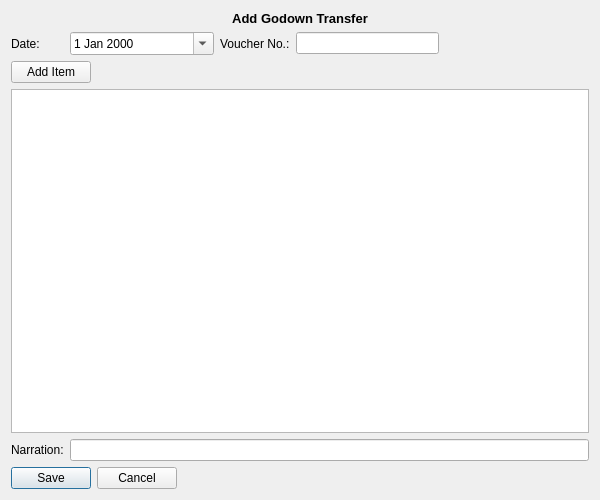
<?xml version="1.0" encoding="UTF-8"?>
<ui version="4.0">
 <class>AddGodownTransfer</class>
 <widget class="QWidget" name="AddGodownTransfer">
  <property name="geometry">
   <rect>
    <x>0</x>
    <y>0</y>
    <width>600</width>
    <height>500</height>
   </rect>
  </property>
  <property name="windowTitle">
   <string>Form</string>
  </property>
  <layout class="QGridLayout" name="gridLayout" columnstretch="0,1,0,1,1">
   <item row="0" column="0" colspan="5">
    <widget class="QLabel" name="titleLabel">
     <property name="font">
      <font>
       <pointsize>10</pointsize>
       <weight>75</weight>
       <bold>true</bold>
      </font>
     </property>
     <property name="text">
      <string>Add Godown Transfer</string>
     </property>
     <property name="alignment">
      <set>Qt::AlignCenter</set>
     </property>
    </widget>
   </item>
   <item row="1" column="0">
    <widget class="QLabel" name="voucherDateLabel">
     <property name="text">
      <string>Date:</string>
     </property>
    </widget>
   </item>
   <item row="1" column="1">
    <widget class="QDateEdit" name="voucherDateEdit">
     <property name="calendarPopup">
      <bool>true</bool>
     </property>
     <property name="date">
      <date>
       <year>2000</year>
       <month>1</month>
       <day>1</day>
      </date>
     </property>
    </widget>
   </item>
   <item row="1" column="2">
    <widget class="QLabel" name="voucherNoLabel">
     <property name="text">
      <string>Voucher No.:</string>
     </property>
    </widget>
   </item>
   <item row="1" column="3">
    <widget class="QLineEdit" name="voucherNoLineEdit"/>
   </item>
   <item row="1" column="4">
    <spacer name="horizontalSpacer">
     <property name="orientation">
      <enum>Qt::Horizontal</enum>
     </property>
     <property name="sizeHint" stdset="0">
      <size>
       <width>146</width>
       <height>20</height>
      </size>
     </property>
    </spacer>
   </item>
   <item row="3" column="0" colspan="5">
    <widget class="QTableWidget" name="itemTableWidget"/>
   </item>
   <item row="4" column="0">
    <widget class="QLabel" name="label">
     <property name="text">
      <string>Narration:</string>
     </property>
    </widget>
   </item>
   <item row="4" column="1" colspan="4">
    <widget class="QLineEdit" name="lineEdit"/>
   </item>
   <item row="2" column="0" colspan="4">
    <widget class="QPushButton" name="addItemPushButton">
     <property name="sizePolicy">
      <sizepolicy hsizetype="Fixed" vsizetype="Fixed">
       <horstretch>0</horstretch>
       <verstretch>0</verstretch>
      </sizepolicy>
     </property>
     <property name="text">
      <string>Add Item</string>
     </property>
    </widget>
   </item>
   <item row="5" column="0" colspan="3">
    <widget class="QDialogButtonBox" name="buttonBox">
     <property name="sizePolicy">
      <sizepolicy hsizetype="Fixed" vsizetype="Fixed">
       <horstretch>0</horstretch>
       <verstretch>0</verstretch>
      </sizepolicy>
     </property>
     <property name="standardButtons">
      <set>QDialogButtonBox::Cancel|QDialogButtonBox::Save</set>
     </property>
    </widget>
   </item>
  </layout>
 </widget>
 <tabstops>
  <tabstop>voucherDateEdit</tabstop>
  <tabstop>voucherNoLineEdit</tabstop>
  <tabstop>addItemPushButton</tabstop>
  <tabstop>itemTableWidget</tabstop>
  <tabstop>lineEdit</tabstop>
 </tabstops>
 <resources/>
 <connections/>
</ui>
